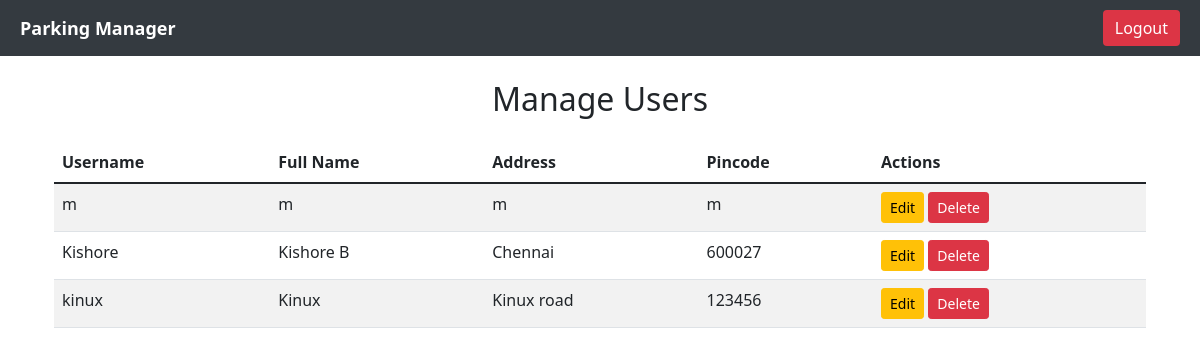
The page /admin_user (signed in) on the database its author committed.
### app.py (models this page shows)
class User(db.Model):
    __tablename__ = "user"
    id = db.Column(db.Integer, primary_key=True)
    username = db.Column(db.String(20), unique=True, nullable=False)
    password = db.Column(db.String(20), nullable=False)
    fullname = db.Column(db.String(20), nullable=False)
    address = db.Column(db.String(20), nullable=False)
    pincode = db.Column(db.String(20), nullable=False)
    bookings = db.relationship(
        "Booking", back_populates="user", cascade="all, delete-orphan"
    )

### app.py (the view)
@app.route("/admin_user", methods=["GET", "POST"])
def admin_user():
    if "username" not in session or session["username"] != "admin":
        return redirect(url_for("login"))
    users = User.query.filter(User.username != "admin").all()
    return render_template("manage_user.html", users=users)

### templates/manage_user.html (shortened to what this page needs)
{% extends 'base.html' %}
{% block content %}
<div class="container mt-4">
    <h2 class="mb-4 text-center">Manage Users</h2>
    <table class="table table-striped">
        <thead>
            <tr>
                <th scope="col">Username</th>
                <th scope="col">Full Name</th>
                <th scope="col">Address</th>
                <th scope="col">Pincode</th>
                <th scope="col">Actions</th>
            </tr>
        </thead>
        <tbody>
            {% for user in users %}
            <tr>
                <td>{{ user.username }}</td>
                <td>{{ user.fullname }}</td>
                <td>{{ user.address }}</td>
                <td>{{ user.pincode }}</td>
                <td>
                    <a href="/edit_user/{{ user.id }}" class="btn btn-warning btn-sm">Edit</a>
                 <a href="/delete_user/{{ user.id }}" class="btn btn-danger btn-sm"
   onclick="return confirm('Are you sure you want to delete this user?');">
   Delete
</a>
                </td>
            </tr>
            {% endfor %}
        </tbody>
    </table>
</div>
{% endblock %}

### rows shown on the page
User: username "m", fullname "m", address "m", pincode "m"
User: username "Kishore", fullname "Kishore B", address "Chennai", pincode "600027"
User: username "kinux", fullname "Kinux", address "Kinux road", pincode "123456"
